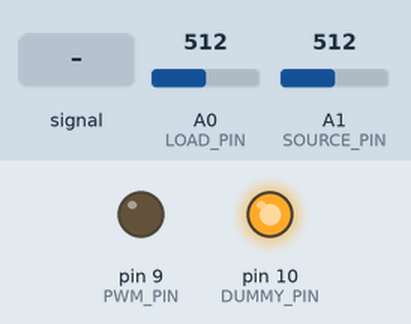
A sketch run on a simulated Arduino Uno, built with avr-gcc and run on an emulated ATmega328P. Parts: output pins drawn as LEDs (lit = HIGH). Inputs (shaded band) come from the test bench; at power-on: A1 (SOURCE_PIN) = 512, A0 (LOAD_PIN) = 512.

Above: at 1.2 s.
1.3 s: A1 (SOURCE_PIN) fed a 200 Hz sine of ±460 counts around its level
At 1.8 s:
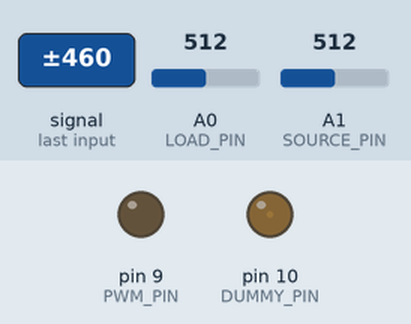
2.8 s: A1 (SOURCE_PIN) set to 716
At 3.7 s:
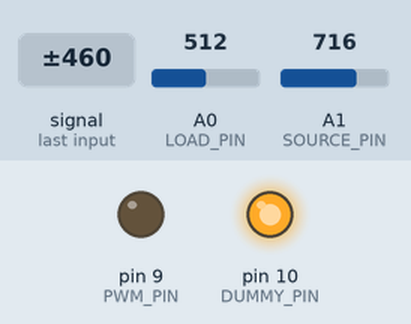
4.3 s: A1 (SOURCE_PIN) set to 215
5.8 s: A1 (SOURCE_PIN) set to 190
At 6.9 s:
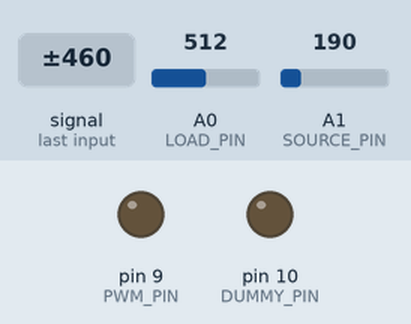
7.3 s: A1 (SOURCE_PIN) set to 306
At 8.2 s:
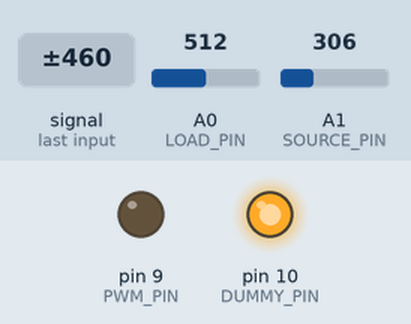
8.8 s: A1 (SOURCE_PIN) fed a 1000 Hz sine of ±255 counts around its level
At 11.4 s:
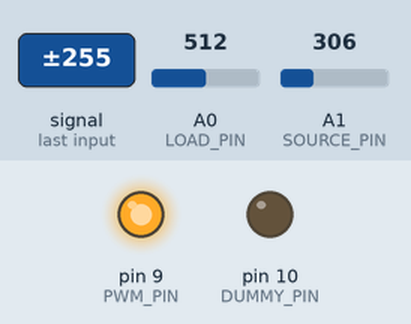
Timing chart, 0 to 12.5 s (numbered marks = the images above; inputs shaded):
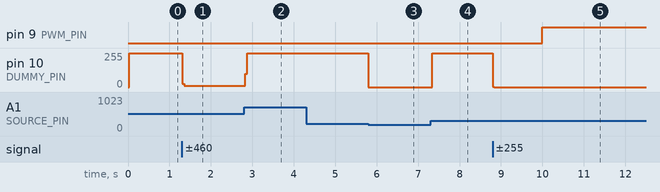

Measured:
- the behaviour switches between 205 and 204 on A1 (SOURCE_PIN) (found by bisection; images 2 and 3)
- after the input at 1.3 s, pin 10 (DUMMY_PIN): 255/255 → 8/255 at once
- after the input at 2.8 s, pin 10 (DUMMY_PIN): 8/255 → 255/255 at once
- after the input at 4.3 s, every drawn part: stays the same
- after the input at 5.8 s, pin 10 (DUMMY_PIN): 255/255 → 0/255 at once
- after the input at 7.3 s, pin 10 (DUMMY_PIN): 0/255 → 255/255 at once
- after the input at 8.8 s, pin 9 (PWM_PIN): LOW → HIGH after 1.2 s; pin 10 (DUMMY_PIN): 255/255 → 0/255 at once

The sketch:

buggy1.ino
```cpp
// Define pins and constants
#define PWM_PIN 9 // Pin for variable load
#define DUMMY_PIN 10 // Pin for dummy load
#define LOAD_PIN A0 // Pin for load voltage measurement
#define SOURCE_PIN A1 // Pin for source voltage measurement
#define R_DUMMY 100 // Resistance of dummy load in ohms
#define R_LOAD_MIN 10 // Minimum resistance of variable load in ohms
#define R_LOAD_MAX 1000 // Maximum resistance of variable load in ohms
#define V_REF 5 // Reference voltage in volts
#define ALPHA 0.01 // Learning rate for gradient descent
#define TOL 0.01 // Tolerance for convergence
#define N 10 // Number of open circuit voltages to store
#define T 10000 // Time interval for recalibration in milliseconds

// Declare global variables
float v_oc[N]; // Array of open circuit voltages
float r_int[N]; // Array of internal resistances
float v_load; // Load voltage
float v_source; // Source voltage
float i_load; // Load current
float p_load; // Load power
float r_load; // Load resistance
float r_int_est; // Estimated internal resistance
float v_oc_est; // Estimated open circuit voltage
int pwm_load; // PWM value for variable load
int pwm_dummy; // PWM value for dummy load
int index; // Index for the array of voltages and resistances
unsigned long t_prev; // Previous time for recalibration

// Initialize the pins and variables
void setup() {
  // Set the PWM pins as outputs
  pinMode(PWM_PIN, OUTPUT);
  pinMode(DUMMY_PIN, OUTPUT);

  // Set the analog pins as inputs
  pinMode(LOAD_PIN, INPUT);
  pinMode(SOURCE_PIN, INPUT);

  // Initialize the PWM values to zero
  pwm_load = 0;
  pwm_dummy = 0;

  // Initialize the index to zero
  index = 0;

  // Initialize the previous time to zero
  t_prev = 0;

  // Initialize the array of voltages and resistances
  for (int i = 0; i < N; i++) {
    v_oc[i] = 0;
    r_int[i] = 0;
  }
}

// Main loop
void loop() {
  // Get the current time
  unsigned long t_now = millis();

  // Check if it is time to recalibrate
  if (t_now - t_prev >= T) {
    // Remove the load and dummy load
    pwm_load = 0;
    pwm_dummy = 0;
    analogWrite(PWM_PIN, pwm_load);
    analogWrite(DUMMY_PIN, pwm_dummy);

    // Measure the open circuit voltage
    v_oc[index] = analogRead(SOURCE_PIN) * V_REF / 1023;

    // Update the index
    index = (index + 1) % N;

    // Reset the previous time
    t_prev = t_now;
  }
  else {
    // Measure the load and source voltages
    v_load = analogRead(LOAD_PIN) * V_REF / 1023;
    v_source = analogRead(SOURCE_PIN) * V_REF / 1023;

    // Estimate the open circuit voltage and internal resistance
    v_oc_est = estimate_v_oc();
    r_int_est = estimate_r_int();

    // Calculate the load current and power
    i_load = v_load / r_load;
    p_load = v_load * i_load;

    // Check if the source voltage has increased
    if (v_source > v_oc_est) {
      // Increase the dummy load until the source voltage returns to the previous value
      while (v_source > v_oc_est) {
        pwm_dummy++;
        analogWrite(DUMMY_PIN, pwm_dummy);
        v_source = analogRead(SOURCE_PIN) * V_REF / 1023;
      }

      // Correct the internal resistance using Kirchoff's law
      r_int_est = (v_oc_est - v_source) / (v_source / R_DUMMY);

      // Remove the dummy load
      pwm_dummy = 0;
      analogWrite(DUMMY_PIN, pwm_dummy);
    }

    // Check if the source voltage has decreased
    if (v_source < v_oc_est) {
      // Decrease the load until the source voltage reaches 80% of the open circuit voltage
      while (v_source < 0.8 * v_oc_est) {
        pwm_load--;
        analogWrite(PWM_PIN, pwm_load);
        v_source = analogRead(SOURCE_PIN) * V_REF / 1023;
      }
    }

    // Adjust the load to maximize the output power using gradient descent
    float grad = gradient();
    while (abs(grad) > TOL) {
      pwm_load = pwm_load - ALPHA * grad;
      pwm_load = constrain(pwm_load, 0, 255);
      analogWrite(PWM_PIN, pwm_load);
      v_load = analogRead(LOAD_PIN) * V_REF / 1023;
      r_load = v_load / (v_source - v_load) * r_int_est;
      i_load = v_load / r_load;
      p_load = v_load * i_load;
      grad = gradient();
    }
  }
}

// Function to estimate the open circuit voltage using the array of voltages and resistances
float estimate_v_oc() {
  // Calculate the average of the voltages
  float sum = 0;
  for (int i = 0; i < N; i++) {
    sum += v_oc[i];
  }
  float avg = sum / N;

  // Return the average
  return avg;
}

// Function to estimate the internal resistance using the array of voltages and resistances
float estimate_r_int() {
  // Calculate the average of the resistances
  float sum = 0;
  for (int i = 0; i < N; i++) {
    sum += r_int[i];
  }
  float avg = sum / N;

  // Return the average
  return avg;
}

// Function to calculate the gradient of the output power with respect to the PWM value
float gradient() {
  // Calculate the derivative of the load voltage with respect to the PWM value
  float dv_du = V_REF / 1023 * R_LOAD_MIN / (R_LOAD_MIN + r_int_est) / 255;

  // Calculate the derivative of the load resistance with respect to the load voltage
  float dr_dv = r_int_est / (v_source - v_load) - v_load / (v_source - v_load) / (v_source - v_load) * r_int_est;

  // Calculate the derivative of the load current with respect to the load voltage
  float di_dv = 1 / r_load - v_load / r_load / r_load * dr_dv;

  // Calculate the derivative of the output power with respect to the load voltage
  float dp_dv = i_load + v_load * di_dv;

  // Calculate the derivative of the output power with respect to the PWM value
  float dp_du = dp_dv * dv_du;

  // Return the derivative
  return dp_du;
}
```
